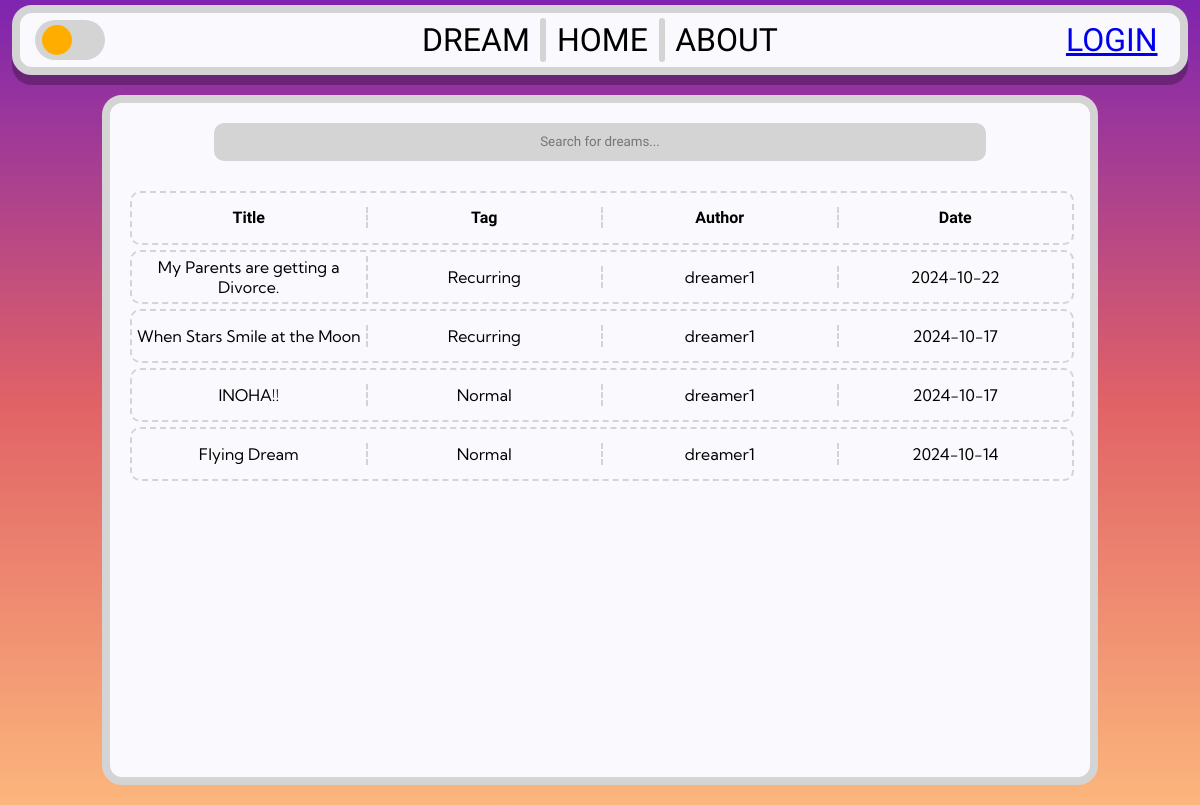
The page / on the database its author committed.
### tables this page shows
CREATE TABLE dreams (
        dream_id TEXT PRIMARY KEY,
        content TEXT,
        title TEXT,
        description TEXT,
        author_id TEXT,
        tag TEXT,
        upload_date DATE NOT NULL,
        likes INTEGER DEFAULT 0, private BOOL,
        FOREIGN KEY (author_id) REFERENCES users(user_id)
    );

CREATE TABLE users (
        user_id TEXT PRIMARY KEY,
        username TEXT NOT NULL UNIQUE,
        hash TEXT NOT NULL,
        email TEXT,
        admin BOOLEAN DEFAULT FALSE
    , verified bool);

### app.py (the view)
@app.route("/")
def dreambrowse():
    username, user_id = get_session_info()
    profile_pic = get_profile_picture(user_id)
    author_id_to_name = {}
    with db:
        if username:
            cursor.execute(
                "SELECT * FROM dreams WHERE private = 0 OR author_id = ? ORDER BY upload_date DESC;",
                (user_id,),
            )
        else:
            cursor.execute(
                "SELECT * FROM dreams WHERE private = 0 ORDER BY upload_date DESC;"
            )
        dreams = cursor.fetchall()
        author_ids = set()
        for dream in dreams:
            author_ids.add(dream[4])
        for author_id in author_ids:
            cursor.execute("SELECT username FROM users WHERE user_id = ?", (author_id,))
            author_id_to_name[author_id] = cursor.fetchone()[0]
    return render_template(
        "dream_browser.html",
        dreams=dreams,
        author_id_to_name=author_id_to_name,
        username=username,
        user_id=user_id,
        profile_pic=profile_pic,
    )

### app.py (called while the page is built)
def get_profile_picture(user_id):
    if user_id is None:
        return None
    exts = ["png", "jpg", "jpeg", "gif", "webp", "jfif"]
    for ext in exts:
        if os.path.exists(f"{user_id}.{ext}"):
            return f"{user_id}.{ext}"
    return "default.jpg"

def get_session_info():
    if "username" in session:
        username = session.get("username")
        user_id = session.get("user_id")
    else:
        username = None
        user_id = None
    return username, user_id

### templates/dream_browser.html (shortened to what this page needs)
<!DOCTYPE html>
<html lang="en">
<head>
    <link rel="stylesheet" href="{{ url_for('static', filename='css/dream_browser.css') }}">
    <link rel="stylesheet" href="{{ url_for('static', filename='css/base.css') }}">
</head>
<body>
    <div class="header-container">
        <div class="header-left">
            <label class="switch" id="dark-mode-switch">
                <span class="slider round"></span>
            </label>
        </div>
        <div class="header-mid">
            <div class="header-buttons dreams-button">DREAM</div>
            <div class="vl" style="height: 80%;"></div>
            <div class="header-buttons home-button">HOME</div>
            <div class="vl" style="height: 80%;"></div>
            <div class="header-buttons about-button">ABOUT</div>
        </div>
        <div class="header-right">
            {% if username %}
            <span id="user-name">{{ username }}</span>
            <img src="{{ url_for('static', filename='images/profilephotos/' + profile_pic) }}" id="pfp">
            {% else %}
            <a href="{{ url_for('login') }}" class="header-buttons">LOGIN</a>
            {% endif %}
        </div>
    </div>
    <div class="browser">
        <input label="Search" type="text" class="search-bar" placeholder="Search for dreams...">
        <table class="dream-table">
            <tbody>
                <tr class="dream-row">
                    <th class="dream-heading">Title</th>
                    <th class="dream-heading">Tag</th>
                    <th class="dream-heading">Author</th>
                    <th class="dream-heading dream-date">Date</th>
                </tr>
                {% for dream in dreams %}
                <tr class="dream-row clickable-row" id="{{ dream[0] }}">
                    <td class="dream-cell dream-title">{{ dream[2] }}</td>
                    <td class="dream-cell dream-tag">{{ dream[5] }}</td>
                    <td class="dream-cell dream-author">{{ author_id_to_name[dream[4]] }}</td>
                    <td class="dream-cell dream-date">{{ dream[6] }}</td>
                </tr>
                {% endfor %}
            </tbody>
        </table>
    </div>
</body>
</html>

### static/css/dream_browser.css (style rules this page uses)
.browser { display: flex; flex-direction: column; align-items: center; justify-content: start; height: 100vh; width: 65vw; background-color: #FAFAFE; border: 8px solid #D4D4D4; border-radius: 20px; padding: 10px; margin: 20px; }
.search-bar { width: 80%; height: 40px; background-color: #D4D4D4; border: none; border-radius: 10px; text-align: center; margin: 10px; font-family: 'Krona One', sans-serif; }
.dream-table { width: 100%; height: 100%; display: flex; flex-direction: column; align-items: center; justify-content: start; overflow-y: scroll; overflow-x: hidden; border-radius: 10px; margin: 5px; padding: 10px; scrollbar-width: thin; }
tbody { width: 100%; height: 100%; }
.dream-row { width: 100%; height: 50px; display: flex; flex-direction: row; justify-content: space-between; align-items: center; text-align: center; border: 2px dashed #D4D4D4; border-radius: 10px; margin-top: 5px; }
.dream-cell, .dream-heading { flex: 1; border-right: 2px dashed #D4D4D4; }
.dream-heading { font-family: 'Krona One', sans-serif; font-size: 16px; }
.dream-date { border-right: none; }
.clickable-row { cursor: pointer; transition: transform 0.2s; }
@media screen and (max-width: 1200px) { .browser { width: 80vw; } }

### static/css/base.css (style rules this page uses)
html { height: 100%; width: 100%; }
body { width: 100%; height: 100%; margin: 0; padding: 0; background: rgb(126,36,176); background: -moz-linear-gradient(180deg, rgba(126,36,176,1) 0%, rgba(225,98,102,1) 50%, rgba(252,182,124,1) 100%); background: -webkit-linear-gradient(180deg, rgba(126,36,176,1) 0%, rgba(225,98,102,1) 50%, rgba(252,182,124,1) 100%); background: linear-gradient(180deg, rgba(126,36,176,1) 0%, rgba(225,98,102,1) 50%, rgba(252,182,124,1) 100%); background-repeat: no-repeat; background-attachment: fixed; background-size: cover; filter: progid:DXImageTransform.Microsoft.gradient(startColorstr="#7e24b0",endColorstr="#fcb67c",GradientType=1); font-family: 'Kumbh Sans', sans-serif; padding-top: 5px; display: flex; flex-direction: column; align-items: center; color: black; }
.header-container { display: flex; justify-content: center; align-items: center; background-color: #FAFAFE; border: #D4D4D4 8px solid; border-radius: 20px; width: 98%; height: 75px; font-family: 'Sulphur Point', sans-serif; box-shadow: 0px 10px 0px 0px rgba(0,0,0,0.26); -webkit-box-shadow: 0px 10px 0px 0px rgba(0,0,0,0.26); -moz-box-shadow: 0px 10px 0px 0px rgba(0,0,0,0.26); box-sizing: border-box; }
.vl { border-left: 6px solid #D4D4D4; border-radius: 20px; }
.header-left, .header-right, .header-mid { display: flex; justify-content: center; align-items: center; width: 32.5%; height: 100%; }
.header-mid { justify-content: space-evenly; }
.header-left { justify-content: start; }
.header-right { justify-content: end; }
.header-buttons { background-color: rgba(255, 255, 255, 0); padding: 8px; transition: 0.2s; font-weight: lighter; border-radius: 10px; font-size: 32px; }
.switch { position: relative; display: inline-block; width: 70px; height: 40px; }
.slider { position: absolute; cursor: pointer; top: 0; left: 0; right: 0; bottom: 0; background-color: #D4D4D4; -webkit-transition: .4s; transition: .4s; }
.slider:before { position: absolute; content: ""; height: 30px; width: 30px; left: 7px; bottom: 5px; background-color: #FFAE00; -webkit-transition: .3s; transition: .3s; }
.slider.round { border-radius: 34px; }
.slider.round:before { border-radius: 50%; }

### rows shown on the page
dreams: title "My Parents are getting a Divorce.", tag "Recurring", upload_date "2024-10-22"
users: username "dreamer1"
dreams: title "When Stars Smile at the Moon", tag "Recurring", upload_date "2024-10-17"
dreams: title "INOHA!!", tag "Normal", upload_date "2024-10-17"
dreams: title "Flying Dream", tag "Normal", upload_date "2024-10-14"
